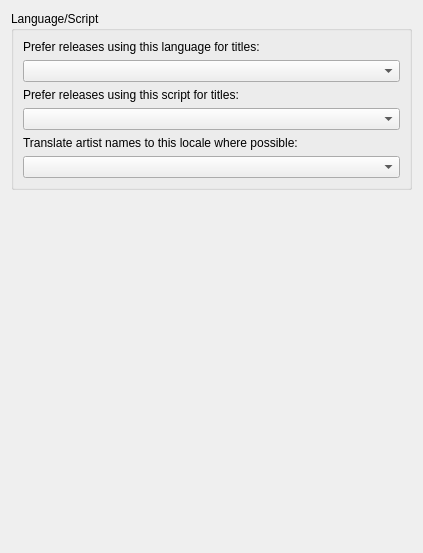
<?xml version="1.0" encoding="UTF-8"?>
<ui version="4.0">
 <class>LanguageScriptOptionsPage</class>
 <widget class="QWidget" name="LanguageScriptOptionsPage">
  <property name="geometry">
   <rect>
    <x>0</x>
    <y>0</y>
    <width>423</width>
    <height>553</height>
   </rect>
  </property>
  <layout class="QVBoxLayout" name="verticalLayout">
   <item>
    <widget class="QGroupBox" name="language_script_groupbox">
     <property name="sizePolicy">
      <sizepolicy hsizetype="Preferred" vsizetype="Maximum">
       <horstretch>0</horstretch>
       <verstretch>0</verstretch>
      </sizepolicy>
     </property>
     <property name="minimumSize">
      <size>
       <width>397</width>
       <height>135</height>
      </size>
     </property>
     <property name="title">
      <string>Language/Script</string>
     </property>
     <property name="alignment">
      <set>Qt::AlignLeading|Qt::AlignLeft|Qt::AlignTop</set>
     </property>
     <layout class="QVBoxLayout" name="verticalLayout_3">
      <item>
       <widget class="QLabel" name="title_language_label">
        <property name="text">
         <string>Prefer releases using this language for titles:</string>
        </property>
       </widget>
      </item>
      <item>
       <widget class="QComboBox" name="preferred_language"/>
      </item>
      <item>
       <widget class="QLabel" name="title_script_label">
        <property name="text">
         <string>Prefer releases using this script for titles:</string>
        </property>
       </widget>
      </item>
      <item>
       <widget class="QComboBox" name="preferred_script"/>
      </item>
      <item>
       <widget class="QLabel" name="artist_locale_label">
        <property name="text">
         <string>Translate artist names to this locale where possible:</string>
        </property>
       </widget>
      </item>
      <item>
       <widget class="QComboBox" name="artist_locale"/>
      </item>
     </layout>
    </widget>
   </item>
   <item>
    <spacer name="verticalSpacer">
     <property name="orientation">
      <enum>Qt::Vertical</enum>
     </property>
     <property name="sizeType">
      <enum>QSizePolicy::MinimumExpanding</enum>
     </property>
     <property name="sizeHint" stdset="0">
      <size>
       <width>20</width>
       <height>40</height>
      </size>
     </property>
    </spacer>
   </item>
  </layout>
 </widget>
 <resources/>
 <connections/>
</ui>
